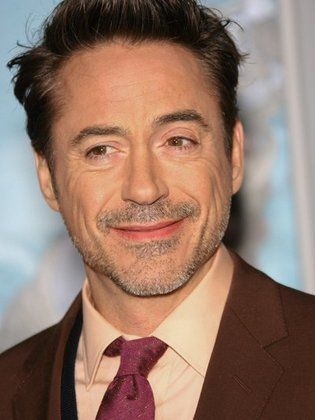
#> input picture faces/super.jpg, 315 x 420 px
$ python hog._example.py
#> lines starting #> are read from the running program, lines starting #| are printed output that depends on the picture
import matplotlib.pyplot as plt
from skimage import io, color, feature

# Load the image
image = io.imread("faces/super.jpg")
#> image is the input picture: shape (420, 315, 3); mean R, G, B 147, 119, 105.1

# Convert the image to grayscale
gray_image = color.rgb2gray(image)
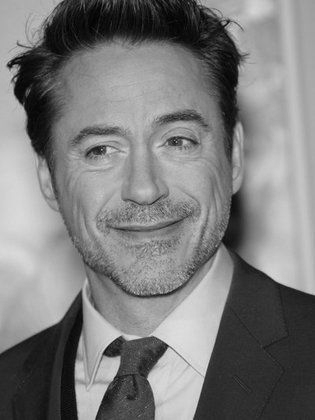
#> gray_image: shape (420, 315) float64; min 0.000833, max 0.913, mean 0.486

# Compute HOG features
hog_vec, hog_vis = feature.hog(gray_image, visualize=True)
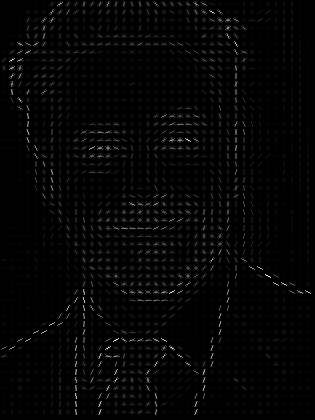
#> hog_vis: shape (420, 315) float64; min 0, max 0.218, mean 0.00475; drawn with min black and max white

# Plot the input image and visualization of HOG features
fig, ax = plt.subplots(1, 2, figsize=(12, 6),
                       subplot_kw=dict(xticks=[], yticks=[]))
ax[0].imshow(image)
ax[0].set_title('Input Image')

ax[1].imshow(hog_vis)
ax[1].set_title('Visualization of HOG Features')

plt.show()
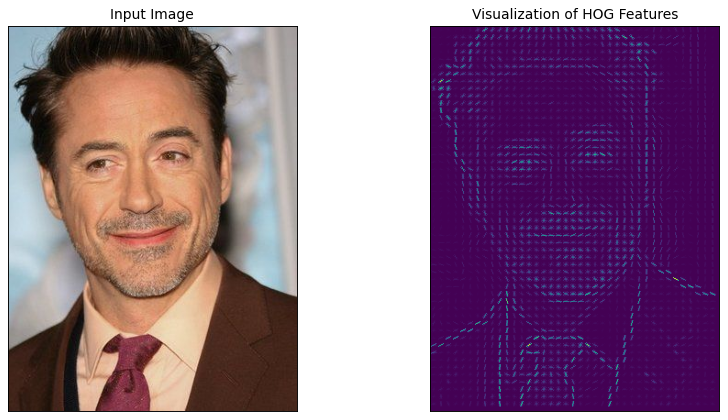
#> figure drawn by matplotlib, 2 panels

# https://jakevdp.github.io/PythonDataScienceHandbook/05.14-image-features.html

$ run again, with faces/toney.jpg copied over faces/super.jpg
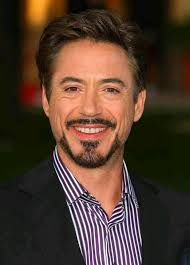
#> input picture faces/toney.jpg, 190 x 265 px
#> image is the input picture: shape (265, 190, 3); mean R, G, B 78.9, 58.6, 45.1
#> `hog_vec, hog_vis = feature.hog(gray_image, visualize=True)`:
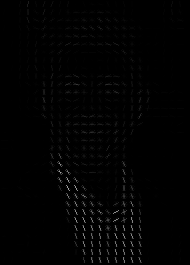
#> hog_vis: shape (265, 190) float64; min 0, max 0.665, mean 0.0085
#> `plt.show()`:
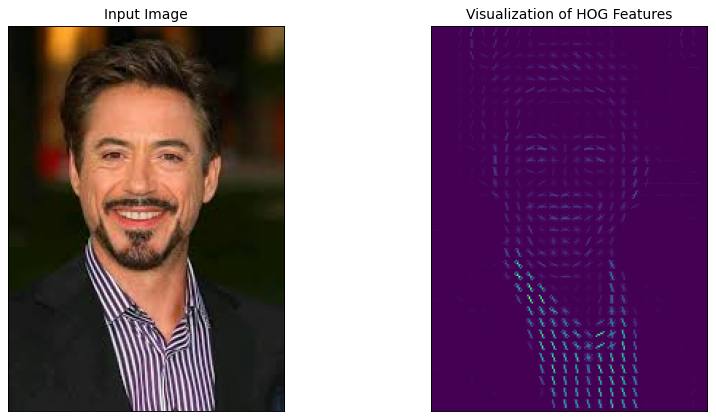
#> figure drawn by matplotlib, 2 panels
